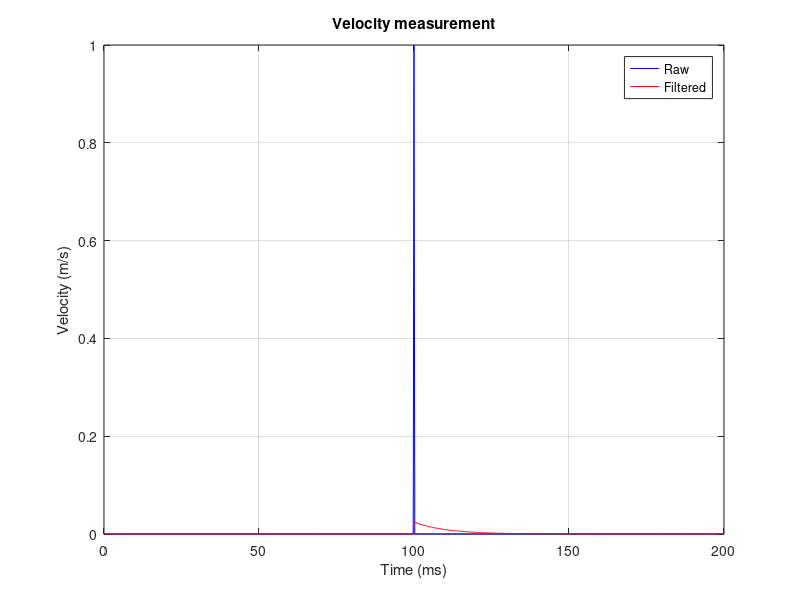

This chart was generated by the following MATLAB code:
% Init
clear; clc; close all;

% Controller parameters
PID_LOOP_PERIOD = 250;  % us
ALPHA_VELOCITY_TIME_CONST_US = 10000;  % us, low-pass filter time constant for velocity measurement

% Simulation parameters
SIMULATION_TIME = 2e5;
IMPULSE_START_TIME = SIMULATION_TIME/2;
IMPULSE_STOP_TIME = IMPULSE_START_TIME + PID_LOOP_PERIOD;
IMPULSE_MAGNITUDE = 1;

% Init simulation
time = 0:PID_LOOP_PERIOD:SIMULATION_TIME;
n = length(time);
velocity_raw = zeros(1, n);
velocity_filtered = zeros(1, n);

% Run simulation
for i = 1:n
    if time(i) >= IMPULSE_START_TIME && time(i) < IMPULSE_STOP_TIME
        velocity_raw(i) = IMPULSE_MAGNITUDE;
    end
    if i > 1
        delta_time_us = PID_LOOP_PERIOD;
        alpha_velocity_sense = delta_time_us / (delta_time_us + ALPHA_VELOCITY_TIME_CONST_US);
        velocity_filtered(i) = alpha_velocity_sense * velocity_raw(i) + (1 - alpha_velocity_sense) * velocity_filtered(i - 1);
    end
end

% Plot results
figure(1);
plot(time./1000, velocity_raw, 'b');
hold on;
plot(time./1000, velocity_filtered, 'r');
grid on;
xlabel('Time (ms)');
ylabel('Velocity (m/s)');
legend('Raw', 'Filtered');
title('Velocity measurement');
